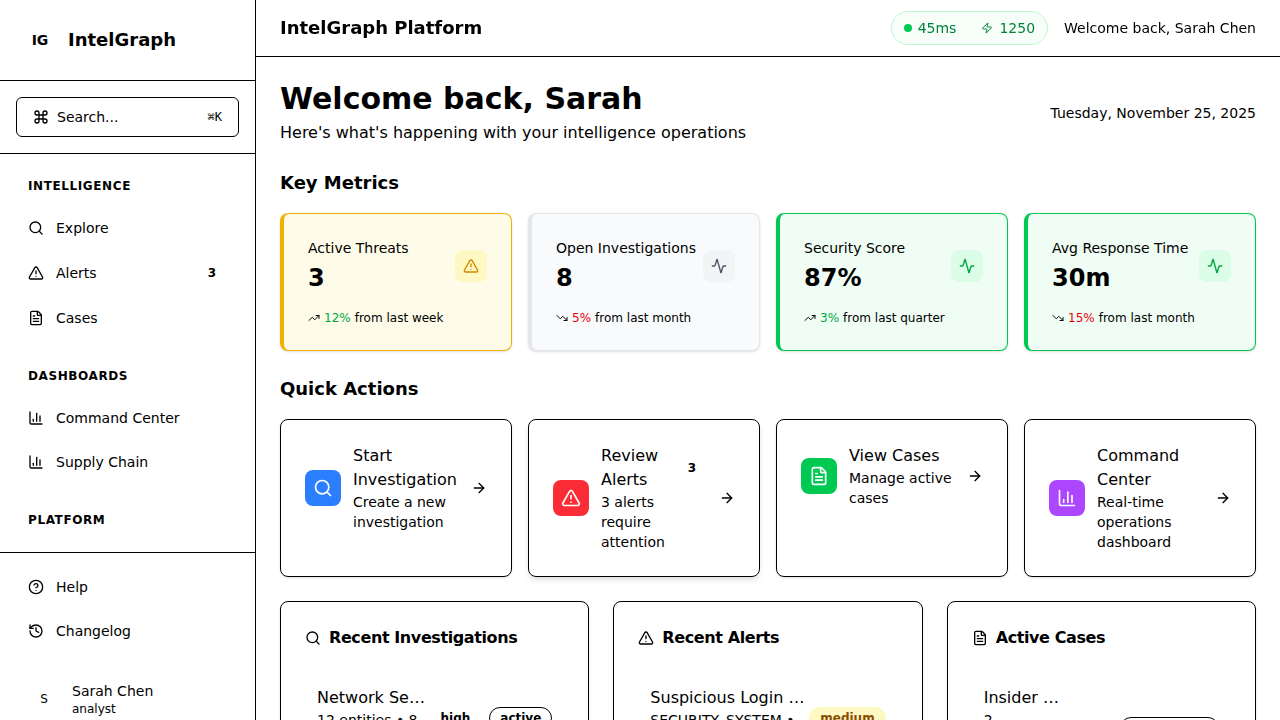
#> input picture error.png, 1280 x 720 px
$ python image_processing.py --image ../../../error.png
#> lines starting #> are read from the running program, lines starting #| are printed output that depends on the picture; after the words box and inside, x2 and y2 are one past the last pixel; in counts of white or black regions, pixels touching at a corner belong together
"""Image processing pipeline for Summit ML engine.

Provides a lightweight object detection scaffold built on OpenCV that
segments high-contrast objects using contour detection. The module can be
used as a library or as a CLI tool that emits JSON, which allows the
Node.js services to orchestrate detections and persist results in Neo4j.
"""

from __future__ import annotations

import argparse
import json
from dataclasses import dataclass, asdict
from pathlib import Path
from typing import Iterable, List, Sequence

import cv2
import numpy as np


@dataclass
class BoundingBox:
    """Normalized bounding box representation."""

    x: float
    y: float
    width: float
    height: float
    area: int
    confidence: float


@dataclass
class Detection:
    """Container for a detected object."""

    object_id: str
    class_name: str
    confidence: float
    bounding_box: BoundingBox

    def to_json(self) -> dict:
        payload = asdict(self)
        payload["bounding_box"] = asdict(self.bounding_box)
        return payload


class ImageObjectDetector:
    """Simple contour-based detector for ingest-time processing."""

    def __init__(self, min_area: int = 500, dilation_iterations: int = 1) -> None:
        if min_area <= 0:
            raise ValueError("min_area must be positive")
        self.min_area = min_area
        self.dilation_iterations = dilation_iterations

    def detect(self, image_path: Path) -> Sequence[Detection]:
        """Detect prominent contours in the image."""

        if not image_path.exists():
            raise FileNotFoundError(f"Image not found: {image_path}")

        image = cv2.imread(str(image_path))
#> image is the input picture: shape (720, 1280, 3); mean B, G, R 242.6, 244.3, 243
        if image is None:
            raise ValueError(f"Unable to read image: {image_path}")

        height, width = image.shape[:2]
#> height = 720; width = 1280
        gray = cv2.cvtColor(image, cv2.COLOR_BGR2GRAY)
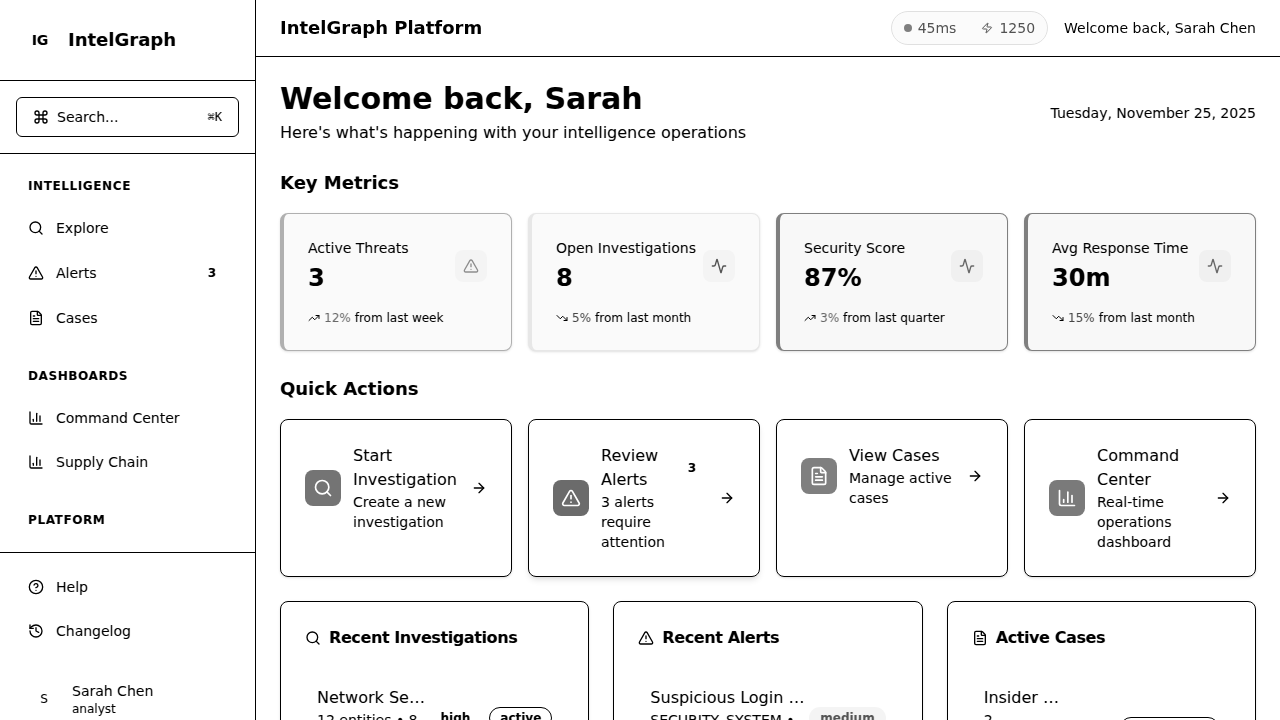
#> gray: shape (720, 1280); min 0, max 255, mean 243.7
        blurred = cv2.GaussianBlur(gray, (5, 5), 0)
        edges = cv2.Canny(blurred, 75, 200)
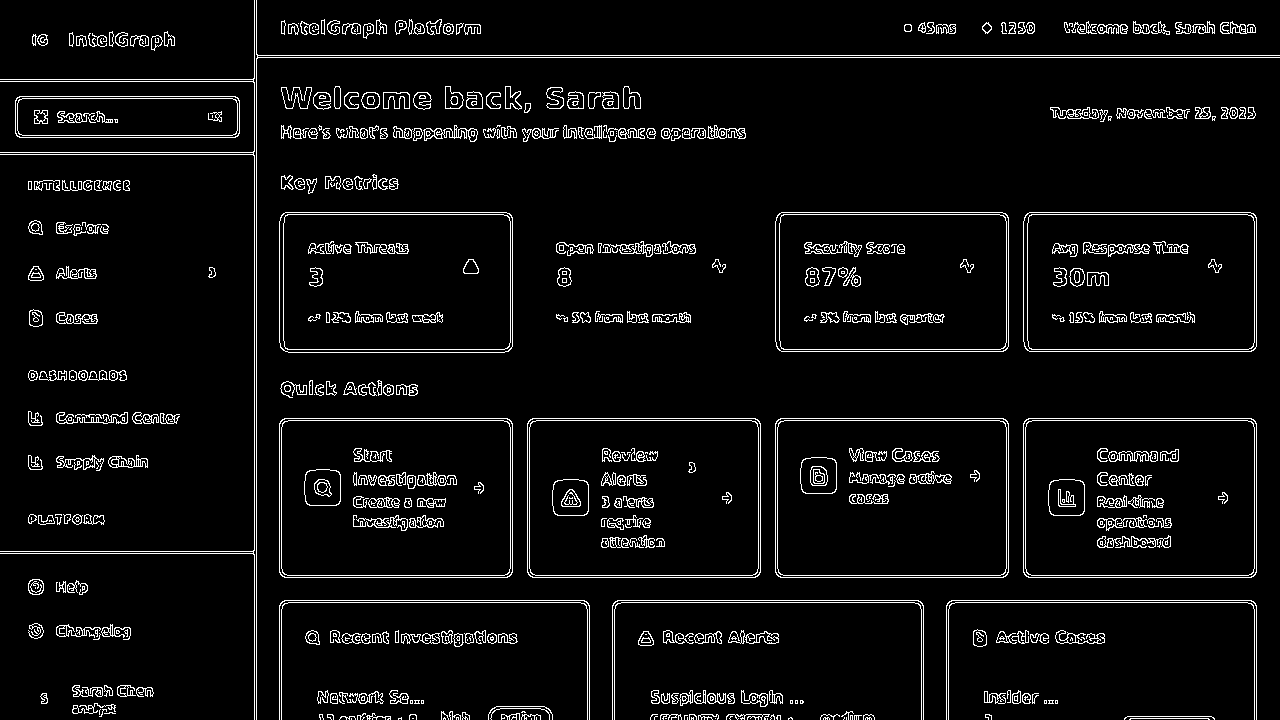
#> edges: shape (720, 1280); 5.4% white in thin lines or dots
        dilated = cv2.dilate(edges, None, iterations=self.dilation_iterations)
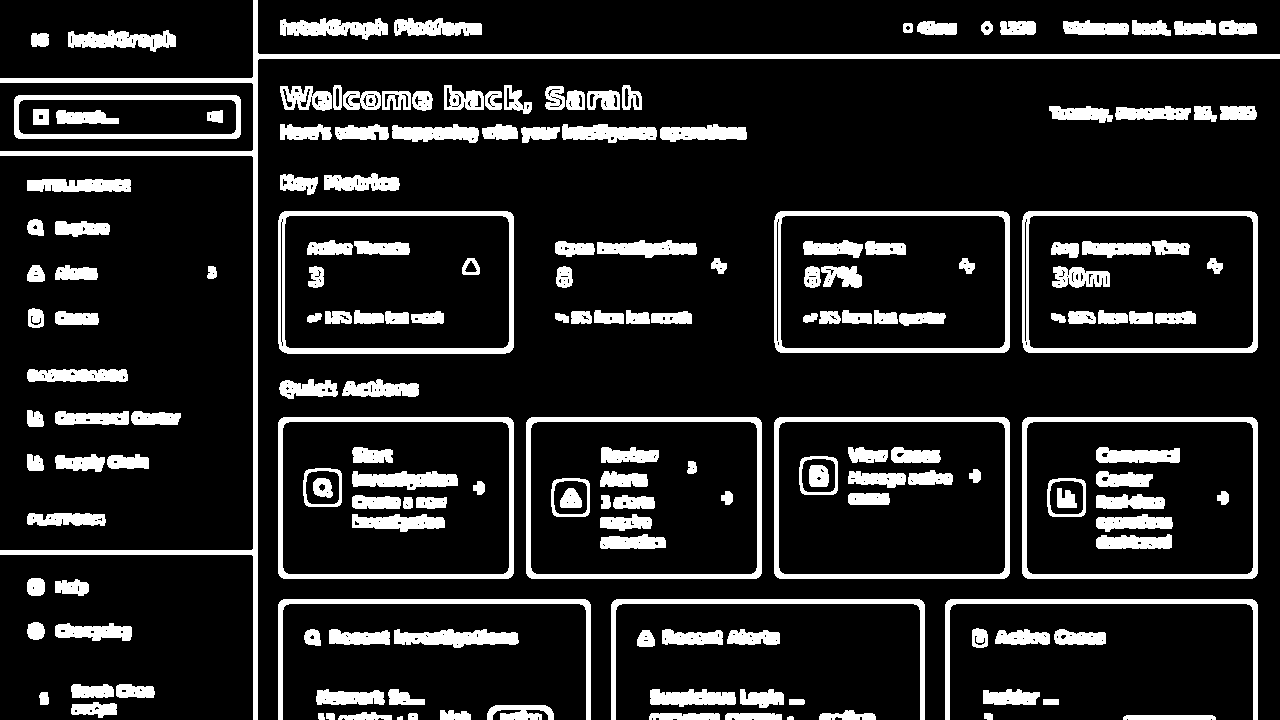
#> dilated: shape (720, 1280); 14.5% white; 180 white regions

        contours, _ = cv2.findContours(dilated, cv2.RETR_EXTERNAL, cv2.CHAIN_APPROX_SIMPLE)
#> contours = 113 contours, 2 with area under 20; largest, box (x1, y1, x2, y2) and area: (1022, 417, 1258, 579) 37795, (774, 417, 1010, 579) 37795, (526, 417, 762, 579) 37795, (278, 417, 514, 579) 37795, (278, 211, 514, 354) 33298

        detections: List[Detection] = []
        for idx, contour in enumerate(contours):
            area = cv2.contourArea(contour)
            if area < self.min_area:
                continue

            x, y, w, h = cv2.boundingRect(contour)
            confidence = min(1.0, float(area) / float(width * height))
            bbox = BoundingBox(
                x=x / width,
                y=y / height,
                width=w / width,
                height=h / height,
                area=int(area),
                confidence=confidence,
            )
            detections.append(
                Detection(
                    object_id=f"det_{idx}",
                    class_name="object",
                    confidence=confidence,
                    bounding_box=bbox,
                )
            )
#> this loop made 113 passes
#> area on passes 3, 4, 5, 6, 7, 8, 9, 10, 11, 12, 14, 16: 360, 44, 316.5, 386, 53, 45, 32, 233.5, 309.5, 213.5, 463, 74
#> (area, x, y, w, h, confidence) on passes 13, 18, 19, 20, 22, 26: (612, 487, 705, 67, 15, 0.000664), (655.5, 983, 689, 57, 16, 0.000711), (526.5, 740, 689, 44, 19, 0.000571), (1038, 650, 689, 86, 18, 0.00113), (786.5, 316, 689, 69, 16, 0.000853), (601.5, 1054, 629, 52, 16, 0.000653)
#> after the loop, detections = 49 items

        return detections


def detections_to_json(detections: Iterable[Detection], image_path: Path) -> str:
    output = {
        "image_path": str(image_path),
        "detections": [det.to_json() for det in detections],
    }
    return json.dumps(output)


def parse_args() -> argparse.Namespace:
    parser = argparse.ArgumentParser(description="Summit contour-based object detection")
    parser.add_argument("--image", required=True, type=Path, help="Path to image file")
    parser.add_argument("--min-area", type=int, default=500, help="Minimum contour area to keep")
    parser.add_argument(
        "--dilation-iterations",
        type=int,
        default=1,
        help="Number of dilation iterations applied to the edge map",
    )
    return parser.parse_args()


def main() -> None:
    args = parse_args()
    detector = ImageObjectDetector(min_area=args.min_area, dilation_iterations=args.dilation_iterations)
    detections = detector.detect(args.image)
#> detections = 49 items
    print(detections_to_json(detections, args.image))
#> (printed output is left out)


if __name__ == "__main__":
    main()
